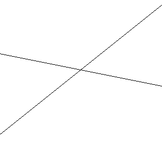
%> input picture Hough-transform/lines.png, 162 x 162 px, shrunk from 300 x 300 before the run; its folder holds 3 pictures in this run
$ octave lab08.m   (GNU Octave 9; MATLAB toolbox functions it lacks are replaced by stand-ins)
%> lines starting %> are read from the running program, lines starting %| are printed output that depends on the picture; in (x1, y1, x2, y2) boxes, pixels count from 0 and x2, y2 are one past the last pixel; in counts of white or black regions, pixels touching at a corner belong together; the program's own positions count from 1
### Hough-transform/hough_transform.m
function[m, b] = hough_transform(edge_map)
    %% find x, y position from edge map
    [edge_y, edge_x] = find(edge_map);
    %% range of b
    H = size(edge_map, 1);
    b_range= -H : 1 : H;
    %% range of m
    m_step= 0.01;
    m_max= 5;
    m_min= -m_max;
    m_range= m_min: m_step: m_max;
    %% create vote matrix
    V = zeros(length(m_range), length(b_range));
    %% create vote matrix
    V = zeros(length(m_range), length(b_range));
    %% TODO: add votes

    for i = 1:length(edge_y)
        y = edge_y(i);
        x = edge_x(i);
        for b_index = 1:length(b_range)
            b = b_range(b_index);
            m = (-1/x)*b+(y/x);
            if (m_min <= m && m <= m_max)
                m_index = round((m - m_min)/m_step) + 1;
                V(m_index, b_index) = V(m_index, b_index) + 1;
            end
        end
    end


    %% plot votes
    figure, imagesc(V);
    xlabel('b'); ylabel('m');
    %% find the maximal vote
    max_vote= max(V(:));
    [max_m_index, max_b_index] = find(V == max_vote);
    m = m_range(max_m_index);
    b = b_range(max_b_index);

### Hough-transform/hough_transform_polar.m
function[r, theta] = hough_transform_polar(edge_map)
%% find x, y position from edge map
    [edge_y, edge_x] = find(edge_map);
    %% range of r
    H = size(edge_map, 1);
    W = size(edge_map, 2);
    r_max= round(sqrt(H^2 + W^2));
    r_min= -r_max;
    r_step= 1;
    r_range= r_min: r_step: r_max;
    %% range of theta
    theta_step= 0.01;
    theta_range= -pi/2 : theta_step: pi/2;

    %% create vote matrix
    V = zeros(length(r_range), length(theta_range));
    %% TODO: add votes


    for i = 1:length(edge_y)
        y = edge_y(i);
        x = edge_x(i);
        for j = 1:length(theta_range)
            theta = theta_range(j);
            r = x*cos(theta)+y*sin(theta);

            if (r_min <= r && r <= r_max)
                r_index = round((r - r_min)/r_step) + 1;
                V(r_index, j) = V(r_index,j) + 1;
            end
        end
    end


    %% visualize votes
    figure, imagesc(V);
    xlabel('theta');
    ylabel('r');
    %% find the maximal vote
    max_vote= max(V(:));
    [max_r_index, max_theta_index] = find( V == max_vote);
    r = r_range(max_r_index);
    theta = theta_range(max_theta_index);

### Hough-transform/lab08.m

 name = 'lines';
%name = 'bridge';
 %name = 'hill';

img = imread(sprintf('%s.png', name));
%> img is the input picture: size 162x162x3 uint8; min 63, max 255, mean 253
edge_map = edge(rgb2gray(img), 'Canny',.1,3);
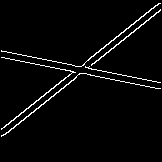
%> edge_map: size 162x162 logical; 3.2% white in thin lines or dots, all inside (x1, y1, x2, y2) = (1, 3, 161, 137)


%% Hough Transform mb
[m, b] = hough_transform(edge_map);
%> in hough_transform, `[edge_y, edge_x] = find(edge_map);`: edge_y = 851 values from 4 to 137; edge_x = 851 values from 2 to 161
%> the loop in hough_transform, `for i = 1:length(edge_y)` made 851 passes
%> (y, x) on passes 1 to 3: (51, 2), (52, 2), (58, 2)
%> after the loop in hough_transform, `for i = 1:length(edge_y)`:
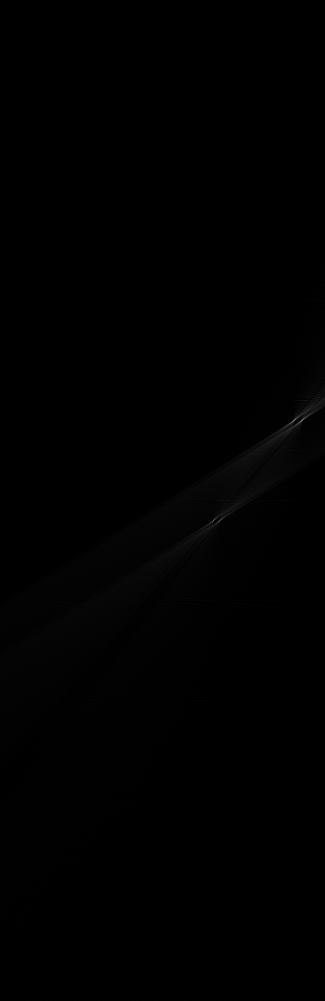
%> V: size 1001x325 double; min 0, max 113, mean 0.7
%> after the loop in hough_transform, `for i = 1:length(edge_y)`: m_index = 456
%> in hough_transform, `max_vote= max(V(:));`: max_vote = 113
%> in hough_transform, `[max_m_index, max_b_index] = find(V == max_vote);`: max_m_index = 421; max_b_index = 302
%> in hough_transform, `m = m_range(max_m_index);`: m = -0.8
%> in hough_transform, `b = b_range(max_b_index);`: b = 139
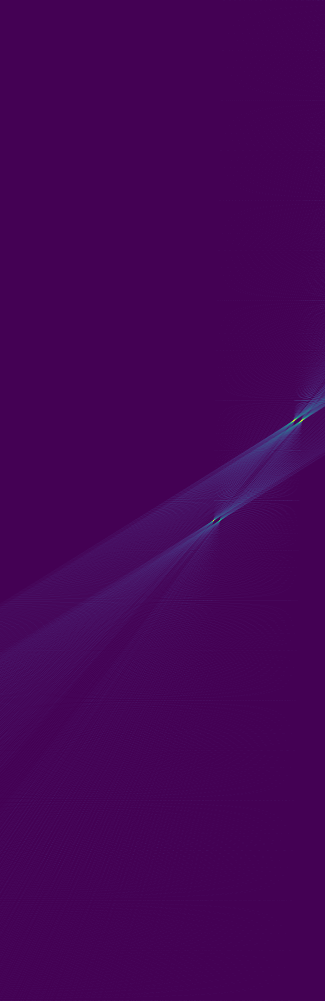
%> displayed picture: size 1001x325x3, on the screen's scale of 0 to 255; mean R, G, B 68.5, 3.3, 86.2
%> m = -0.8; b = 139
x = 1:size(img, 2);
%> x = 162 values from 1 to 162
y = m * x + b;
%> y = 162 values, max 138.2 at index 1, min 9.4 at index 162, mean 73.8

figure, imshow(img);  hold on;
plot(x, y, 'LineWidth', 2, 'Color', 'red');
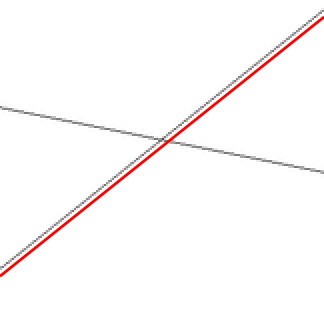
%> figure redrawn from the program's plot data; shown 2 times larger
fig = gcf;
saveas(fig, sprintf('%s_mb_line.png', name));


%% Hough Transform polar(vote for r and theta)
[r, theta] = hough_transform_polar(edge_map);
%> the loop in hough_transform_polar, `for i = 1:length(edge_y)` made 851 passes
%> after the loop in hough_transform_polar, `for i = 1:length(edge_y)`:
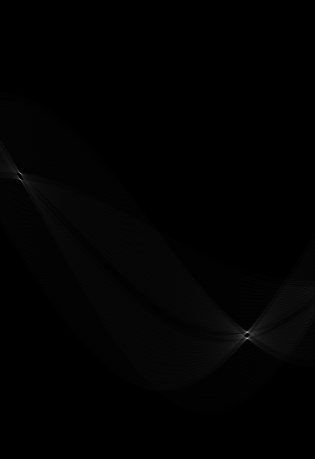
%> V: size 459x315 double; min 0, max 171, mean 1.9
%> after the loop in hough_transform_polar, `for i = 1:length(edge_y)`: r_index = 319
%> in hough_transform_polar, `max_vote= max(V(:));`: max_vote = 171
%> in hough_transform_polar, `[max_r_index, max_theta_index] = find( V == max_vote);`: max_r_index = 339; max_theta_index = 248
%> in hough_transform_polar, `r = r_range(max_r_index);`: r = 109
%> in hough_transform_polar, `theta = theta_range(max_theta_index);`: theta = 0.899
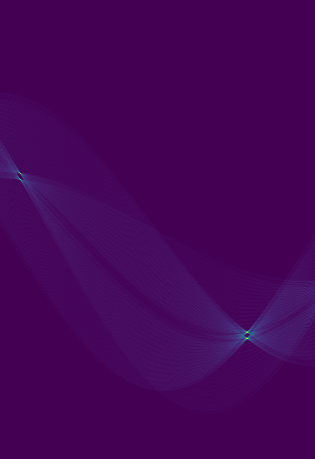
%> displayed picture: size 459x315x3, on the screen's scale of 0 to 255; mean R, G, B 68.8, 4.6, 87.6
%> r = 109; theta = 0.899
x = 1:size(img, 2);
y = -(cos(theta)/sin(theta)) * x + (r / sin(theta));
%> y = 162 values, max 138.4 at index 1, min 10.47 at index 162, mean 74.46

figure, imshow(img); hold on;
plot(x, y, 'LineWidth', 2, 'Color', 'blue');
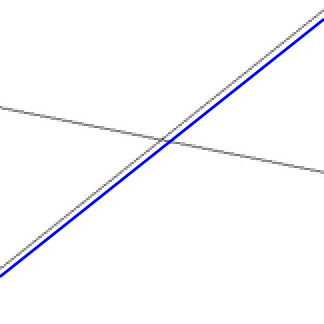
%> figure redrawn from the program's plot data; shown 2 times larger
fig = gcf;
saveas(fig, sprintf('%s_polar_line.png', name));
